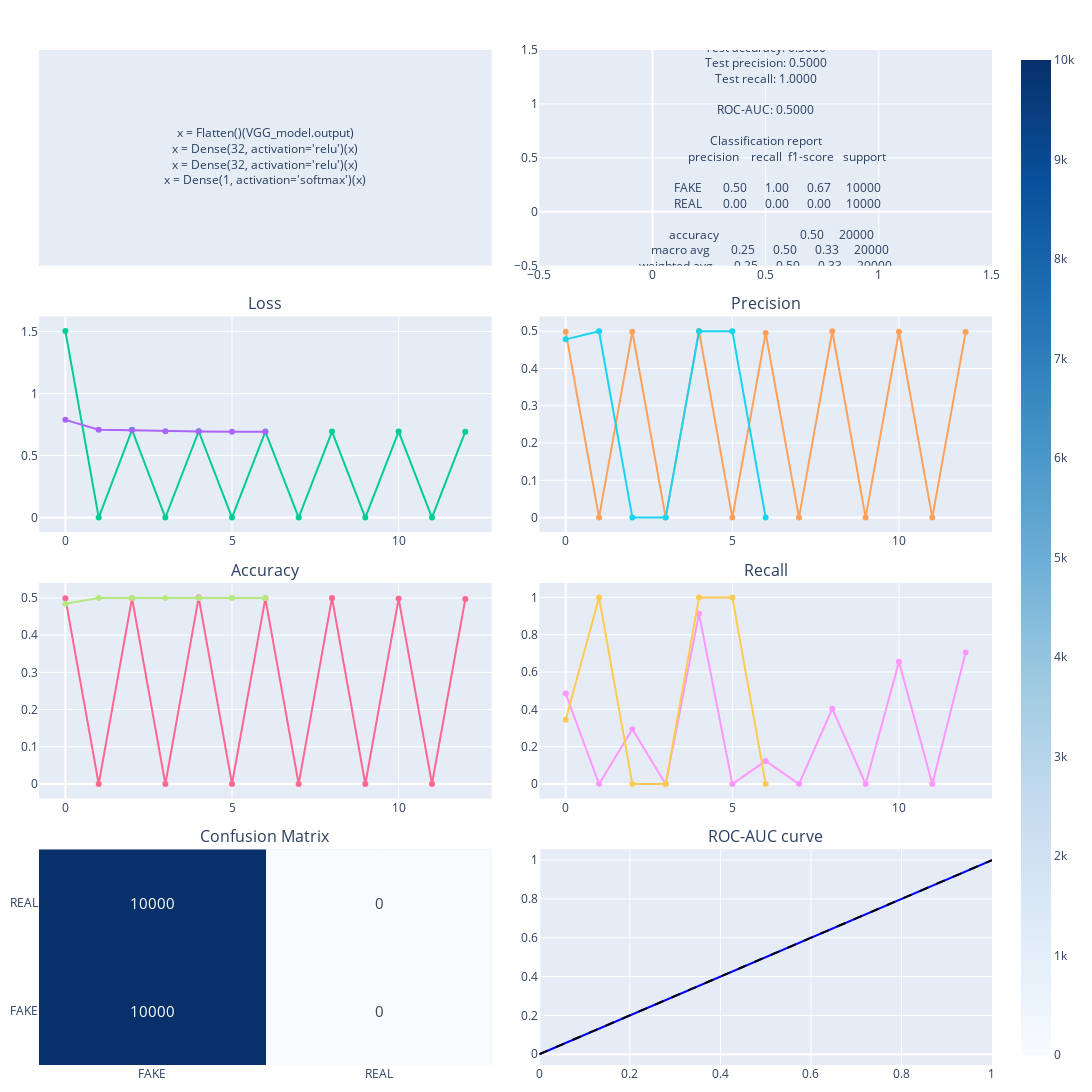

Source (notebook cell):
### Code cell
fig = make_subplots(
    rows=4, cols=2, 
    subplot_titles=("", "",
                    "Loss", "Precision", 
                    "Accuracy", 'Recall',
                    'Confusion Matrix', 'ROC-AUC curve'), 
    horizontal_spacing=0.05, 
    vertical_spacing=0.05  
)

fig.add_trace(
    go.Scatter(
        x=[0.5], y=[0.5], 
        text=[
            top_layers_text
        ],
        mode='text',
        showlegend=False,
    ),
    row=1, col=1  
)

fig.add_trace(
    go.Scatter(
        x=[0.5], y=[0.5], 
        text=[
            f"Test loss: {test_loss:.4f}<br>"
            f"Test accuracy: {test_acc:.4f}<br>"
            f"Test precision: {test_prec:.4f}<br>"
            f"Test recall: {test_recall:.4f}<br><br>"
            f"ROC-AUC: {roc_auc:.4f}<br><br>"
            f"Classification report<br>"
            f"{report.replace('\n','<br>')}"
        ],
        mode='text',
        showlegend=False,
    ),
    row=1, col=2  
)


# fig.update_layout(
#     annotations=[dict(text="Model Metrics", x=0.25, y=1.05, showarrow=False, xref="paper", yref="paper", font=dict(size=16))], 
# )

# Hide the axes for the annotation row
fig.update_xaxes(visible=False, row=1, col=1)
fig.update_yaxes(visible=False, row=1, col=1)


# Loss and Precision
fig.add_trace(fig_metrics['data'][0], row=2, col=1)
fig.add_trace(fig_metrics['data'][1], row=2, col=1)
fig.add_trace(fig_metrics['data'][2], row=2, col=2)
fig.add_trace(fig_metrics['data'][3], row=2, col=2)

# Accuracy and Recall 
fig.add_trace(fig_metrics['data'][4], row=3, col=1)
fig.add_trace(fig_metrics['data'][5], row=3, col=1)
fig.add_trace(fig_metrics['data'][6], row=3, col=2)
fig.add_trace(fig_metrics['data'][7], row=3, col=2)

# Confusion Matrix and ROC-AUC curve 
fig.add_trace(fig_confMatrix['data'][0], row=4, col=1)
fig.add_trace(fig_rocauc['data'][0], row=4, col=2)
fig.add_trace(fig_rocauc['data'][1], row=4, col=2)

fig.update_layout(
    height=400*4, 
    width=1400, 
    # title_text=f"--- {MODEL.name} ---",
    showlegend=False, 
    margin=dict(l=10, r=10, t=50, b=10),  
)

fig.show()

### Figure 1 — Plotly figure (JSON) as saved in the notebook; plotly's stock layout.template omitted (floating-point values rounded to 4 significant figures)
{"data": [{"mode": "text", "showlegend": false, "text": ["x = Flatten()(VGG_model.output)<br>x = Dense(32, activation='relu')(x)<br>x = Dense(32, activation='relu')(x)<br>x = Dense(1, activation='softmax')(x)"], "type": "scatter", "x": [0.5], "xaxis": "x", "y": [0.5], "yaxis": "y"}, {"mode": "text", "showlegend": false, "text": ["Test loss: 0.7135<br>Test accuracy: 0.5000<br>Test precision: 0.5000<br>Test recall: 1.0000<br><br>ROC-AUC: 0.5000<br><br>Classification report<br>              precision    recall  f1-score   support<br><br>        FAKE       0.50      1.00      0.67     10000<br>        REAL       0.00      0.00      0.00     10000<br><br>    accuracy                           0.50     20000<br>   macro avg       0.25      0.50      0.33     20000<br>weighted avg       0.25      0.50      0.33     20000<br>"], "type": "scatter", "x": [0.5], "xaxis": "x2", "y": [0.5], "yaxis": "y2"}, {"mode": "lines+markers", "name": "Train Loss", "type": "scatter", "x": [0, 1, 2, 3, 4, 5, 6, 7, 8, 9, 10, 11, 12], "xaxis": "x3", "y": [1.505, 0, 0.7075, 0, 0.6964, 0, 0.6938, 0, 0.6934, 0, 0.6933, 0, 0.6933], "yaxis": "y3"}, {"mode": "lines+markers", "name": "Val Loss", "type": "scatter", "x": [0, 1, 2, 3, 4, 5, 6], "xaxis": "x3", "y": [0.7883, 0.7092, 0.7046, 0.6966, 0.6934, 0.6933, 0.6933], "yaxis": "y3"}, {"mode": "lines+markers", "name": "Train precision", "type": "scatter", "x": [0, 1, 2, 3, 4, 5, 6, 7, 8, 9, 10, 11, 12], "xaxis": "x4", "y": [0.499, 0, 0.4989, 0, 0.5007, 0, 0.4954, 0, 0.5, 0, 0.4985, 0, 0.4977], "yaxis": "y4"}, {"mode": "lines+markers", "name": "Val precision", "type": "scatter", "x": [0, 1, 2, 3, 4, 5, 6], "xaxis": "x4", "y": [0.4783, 0.5, 0, 0, 0.5, 0.5, 0], "yaxis": "y4"}, {"mode": "lines+markers", "name": "Train accuracy", "type": "scatter", "x": [0, 1, 2, 3, 4, 5, 6, 7, 8, 9, 10, 11, 12], "xaxis": "x5", "y": [0.499, 0, 0.4994, 0, 0.5013, 0, 0.4988, 0, 0.5, 0, 0.4981, 0, 0.4967], "yaxis": "y5"}, {"mode": "lines+markers", "name": "Val accuracy", "type": "scatter", "x": [0, 1, 2, 3, 4, 5, 6], "xaxis": "x5", "y": [0.4843, 0.5, 0.5, 0.5, 0.5, 0.5, 0.5], "yaxis": "y5"}, {"mode": "lines+markers", "name": "Train recall", "type": "scatter", "x": [0, 1, 2, 3, 4, 5, 6, 7, 8, 9, 10, 11, 12], "xaxis": "x6", "y": [0.4846, 0, 0.2938, 0, 0.9129, 0, 0.1233, 0, 0.404, 0, 0.6549, 0, 0.7048], "yaxis": "y6"}, {"mode": "lines+markers", "name": "Val recall", "type": "scatter", "x": [0, 1, 2, 3, 4, 5, 6], "xaxis": "x6", "y": [0.3443, 1, 0, 0, 1, 1, 0], "yaxis": "y6"}, {"colorscale": [[0, "rgb(247,251,255)"], [0.125, "rgb(222,235,247)"], [0.25, "rgb(198,219,239)"], [0.375, "rgb(158,202,225)"], [0.5, "rgb(107,174,214)"], [0.625, "rgb(66,146,198)"], [0.75, "rgb(33,113,181)"], [0.875, "rgb(8,81,156)"], [1, "rgb(8,48,107)"]], "hoverongaps": false, "showscale": true, "text": [[10000, 0], [10000, 0]], "textfont": {"size": 15}, "texttemplate": "%{text}", "type": "heatmap", "x": ["FAKE", "REAL"], "xaxis": "x7", "y": ["FAKE", "REAL"], "yaxis": "y7", "z": [[10000, 0], [10000, 0]]}, {"line": {"color": "blue", "width": 2}, "mode": "lines", "name": "ROC curve (AUC = 0.50)", "type": "scatter", "x": [0, 1], "xaxis": "x8", "y": [0, 1], "yaxis": "y8"}, {"hoverinfo": "skip", "line": {"color": "black", "dash": "dash"}, "mode": "lines", "showlegend": false, "type": "scatter", "x": [0, 1], "xaxis": "x8", "y": [0, 1], "yaxis": "y8"}], "layout": {"annotations": [{"font": {"size": 16}, "showarrow": false, "text": "Loss", "x": 0.2375, "xanchor": "center", "xref": "paper", "y": 0.7375, "yanchor": "bottom", "yref": "paper"}, {"font": {"size": 16}, "showarrow": false, "text": "Precision", "x": 0.7625, "xanchor": "center", "xref": "paper", "y": 0.7375, "yanchor": "bottom", "yref": "paper"}, {"font": {"size": 16}, "showarrow": false, "text": "Accuracy", "x": 0.2375, "xanchor": "center", "xref": "paper", "y": 0.475, "yanchor": "bottom", "yref": "paper"}, {"font": {"size": 16}, "showarrow": false, "text": "Recall", "x": 0.7625, "xanchor": "center", "xref": "paper", "y": 0.475, "yanchor": "bottom", "yref": "paper"}, {"font": {"size": 16}, "showarrow": false, "text": "Confusion Matrix", "x": 0.2375, "xanchor": "center", "xref": "paper", "y": 0.2125, "yanchor": "bottom", "yref": "paper"}, {"font": {"size": 16}, "showarrow": false, "text": "ROC-AUC curve", "x": 0.7625, "xanchor": "center", "xref": "paper", "y": 0.2125, "yanchor": "bottom", "yref": "paper"}], "height": 1600, "margin": {"b": 10, "l": 10, "r": 10, "t": 50}, "showlegend": false, "width": 1400, "xaxis": {"anchor": "y", "domain": [0, 0.475], "visible": false}, "xaxis2": {"anchor": "y2", "domain": [0.525, 1]}, "xaxis3": {"anchor": "y3", "domain": [0, 0.475]}, "xaxis4": {"anchor": "y4", "domain": [0.525, 1]}, "xaxis5": {"anchor": "y5", "domain": [0, 0.475]}, "xaxis6": {"anchor": "y6", "domain": [0.525, 1]}, "xaxis7": {"anchor": "y7", "domain": [0, 0.475]}, "xaxis8": {"anchor": "y8", "domain": [0.525, 1]}, "yaxis": {"anchor": "x", "domain": [0.7875, 1], "visible": false}, "yaxis2": {"anchor": "x2", "domain": [0.7875, 1]}, "yaxis3": {"anchor": "x3", "domain": [0.525, 0.7375]}, "yaxis4": {"anchor": "x4", "domain": [0.525, 0.7375]}, "yaxis5": {"anchor": "x5", "domain": [0.2625, 0.475]}, "yaxis6": {"anchor": "x6", "domain": [0.2625, 0.475]}, "yaxis7": {"anchor": "x7", "domain": [0, 0.2125]}, "yaxis8": {"anchor": "x8", "domain": [0, 0.2125]}}}
